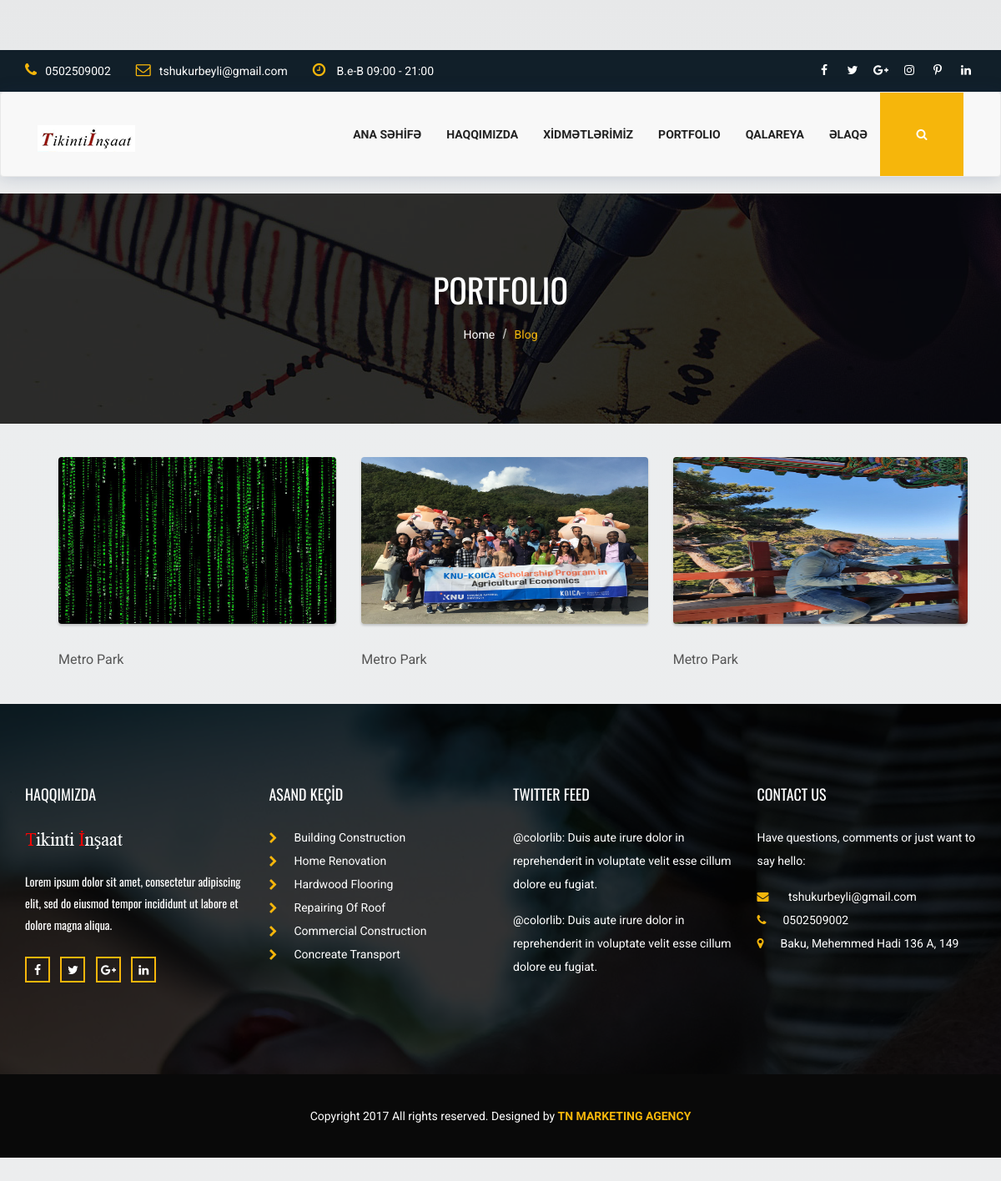
Page /qalereya/ on the committed database.
### tinsaat/models.py (models this page shows, shortened)
class Contact(models.Model):
    adress = models.CharField(max_length=250, db_index=True)
    phone = models.CharField(max_length=250, db_index=True)
    email = models.EmailField(max_length=250, db_index=True)

class Gallery(models.Model):
    title = models.CharField(max_length=150, db_index=True)
    slug = models.SlugField(max_length=150, null=True,
                            blank=True, unique=True, editable=False)
    image = models.ImageField(upload_to='uploads/portfolio')

### tinsaat/views.py (the view)
# urls.py: path('qalereya/', gallery_page, name='gallery_page_url'),
def gallery_page(request):
    contact = Contact.objects.all()
    gallery = Gallery.objects.all()
    context = {
        'contact': contact,
        'gallery': gallery
    }
    return render(request, 'galareya.html', context)

### templates/galareya.html (shortened to what this page needs)
{% extends 'base.html' %}
{% load static %}
{% block content %}
<link rel="stylesheet" href="https://maxcdn.bootstrapcdn.com/bootstrap/3.3.7/css/bootstrap.min.css">
<link rel="stylesheet" href="https://cdnjs.cloudflare.com/ajax/libs/baguettebox.js/1.8.1/baguetteBox.min.css">
<link rel="stylesheet" href="gallery-grid.css">
<link href="{% static 'css/gallery-grid.css' %}" rel="stylesheet">
<section class="banner_area" data-stellar-background-ratio="0.5">
    <h2>Portfolio</h2>
    <ol class="breadcrumb">
        <li><a href="#">Home</a></li>
        <li><a href="#" class="active">Blog</a></li>
    </ol>
</section>
<section class="blog_all">
    <div class="container">
        <div class="tz-gallery">
            {% for img in gallery %}
            <div class="row">
                <div class="col-sm-6 col-md-4">
                    <a class="lightbox" href="{{ img.image.url }}" style="decoration:none">
                        <img src="{{ img.image.url }}" alt="Park" width="200px" height="200px">
                        <p>{{img.title}}</p>
                    </a>
                </div>
                {% endfor %}
            </div>
        </div>
    </div>
</section>
{% endblock %}

### templates/base.html (shortened to what this page needs)
<!DOCTYPE html>
<html lang="en">
{% load static %}
<head>
    <link href="{% static 'css/bootstrap.min.css' %}" rel="stylesheet">
    <link href="{% static 'vendors/animate/animate.css' %}" rel="stylesheet">
    <link rel="stylesheet" href="{% static 'vendors/font-awesome/css/font-awesome.min.css' %}">
    <link rel="stylesheet" type="text/css" href="{% static 'vendors/owl_carousel/owl.carousel.css' %}" media="all">
    <link rel="stylesheet" type="text/css" href="{% static 'css/style.css' %}" media="all" />
</head>
<body>
    <section class="top_header_area">
        <div class="container">
            {% for contact in contact %}
            <ul class="nav navbar-nav top_nav">
                <li><a href="#"><i class="fa fa-phone"></i>{{contact.phone}}</a></li>
                <li><a href="#"><i class="fa fa-envelope-o"></i>{{contact.email}}</a></li>
                <li><a href="#"><i class="fa fa-clock-o"></i> B.e-B 09:00 - 21:00</a></li>
            </ul>
            {% endfor %}
            <ul class="nav navbar-nav navbar-right social_nav">
                <li><a href="#"><i class="fa fa-facebook" aria-hidden="true"></i></a></li>
                <li><a href="#"><i class="fa fa-twitter" aria-hidden="true"></i></a></li>
                <li><a href="#"><i class="fa fa-google-plus" aria-hidden="true"></i></a></li>
                <li><a href="#"><i class="fa fa-instagram" aria-hidden="true"></i></a></li>
                <li><a href="#"><i class="fa fa-pinterest-p" aria-hidden="true"></i></a></li>
                <li><a href="#"><i class="fa fa-linkedin" aria-hidden="true"></i></a></li>
            </ul>
        </div>
    </section>
    <nav class="navbar navbar-default header_aera" id="main_navbar">
        <div class="container">
            <div class="col-md-2 p0">
                <div class="navbar-header">
                    <a class="navbar-brand" href="{% url 'main_page_url' %}"><img src="{% static 'images/logo.png' %}"
                            alt=""></a>
                </div>
            </div>
            <div class="col-md-10 p0">
                <div class="collapse navbar-collapse" id="min_navbar">
                    <ul class="nav navbar-nav navbar-right">
                        <li class="dropdown submenu">
                            <a href="{% url 'main_page_url' %}" class="dropdown-toggle" data-toggle="">ANA SƏHİFƏ</a>
                        </li>
                        <li class="">
                            <a href="{% url 'about_page_url' %}" class="dropdown-toggle" data-toggle="">HAQQIMIZDA</a>
                        </li>
                        <li class="dropdown submenu">
                            <a href="{% url 'services_page_url' %}" class="dropdown-toggle"
                                data-toggle="">XİDMƏTLƏRİMİZ</a>
                        </li>
                        <li><a href="{% url 'portfolio_page_url' %}">Portfolio</a></li>
                        <li class="dropdown submenu">
                            <a href="{% url 'gallery_page_url' %}" class="dropdown-toggle" data-toggle="">Qalareya</a>
                        </li>
                        <li><a href="{% url 'contact_page_url' %}">Əlaqə</a></li>
                        <li><a href="#" class="nav_searchFrom"><i class="fa fa-search"></i></a></li>
                    </ul>
                </div>
            </div>
        </div>
    </nav>
    {% block content %}
    {% endblock %}
    <footer class="footer_area">
        <div class="container">
            <div class="footer_row row">
                <div class="col-md-3 col-sm-6 footer_about">
                    <h2>HAQQIMIZDA</h2>
                    <img src="{% static 'images/footer-logo.png' %}" alt="">
                    <p>Lorem ipsum dolor sit amet, consectetur adipiscing elit, sed do eiusmod tempor incididunt ut
                        labore et dolore magna aliqua.</p>
                    <ul class="socail_icon">
                        <li><a href="#"><i class="fa fa-facebook" aria-hidden="true"></i></a></li>
                        <li><a href="#"><i class="fa fa-twitter" aria-hidden="true"></i></a></li>
                        <li><a href="#"><i class="fa fa-google-plus" aria-hidden="true"></i></a></li>
                        <li><a href="#"><i class="fa fa-linkedin" aria-hidden="true"></i></a></li>
                    </ul>
                </div>
                <div class="col-md-3 col-sm-6 footer_about quick">
                    <h2>ASAND KEÇİD</h2>
                    <ul class="quick_link">
                        <li><a href="#"><i class="fa fa-chevron-right"></i>Building Construction</a></li>
                        <li><a href="#"><i class="fa fa-chevron-right"></i>Home Renovation</a></li>
                        <li><a href="#"><i class="fa fa-chevron-right"></i>Hardwood Flooring</a></li>
                        <li><a href="#"><i class="fa fa-chevron-right"></i>Repairing Of Roof</a></li>
                        <li><a href="#"><i class="fa fa-chevron-right"></i>Commercial Construction</a></li>
                        <li><a href="#"><i class="fa fa-chevron-right"></i>Concreate Transport</a></li>
                    </ul>
                </div>
                <div class="col-md-3 col-sm-6 footer_about">
                    <h2>Twitter Feed</h2>
                    <a href="#" class="twitter">@colorlib: Duis aute irure dolor in reprehenderit in voluptate velit
                        esse cillum dolore eu fugiat.</a>
                    <a href="#" class="twitter">@colorlib: Duis aute irure dolor in reprehenderit in voluptate velit
                        esse cillum dolore eu fugiat.</a>
                </div>
                <div class="col-md-3 col-sm-6 footer_about">
                    <h2>CONTACT US</h2>
                    <address>
                        {% for contact in contact %}
                        <p>Have questions, comments or just want to say hello:</p>
                        <ul class="my_address">
                            <li><a href="#"><i class="fa fa-envelope" aria-hidden="true"></i>
                                    {{contact.email}}</a>
                            </li>
                            <li><a href="#"><i class="fa fa-phone" aria-hidden="true">
                                    </i>{{contact.phone}}</a></li>
                            <li><a href="#"><i class="fa fa-map-marker" aria-hidden="true">
                                    </i>{{ contact.adress }}</a></li>
                        </ul>
                        {% endfor %}
                    </address>
                </div>
            </div>
        </div>
        <div class="copyright_area">
            Copyright 2017 All rights reserved. Designed by <a href="https://www.facebook.com/tnmarketingagency/">TN
                Marketing Agency</a>
        </div>
    </footer>
</body>
</html>

### static/css/gallery-grid.css (style rules this page uses)
body { background-image: linear-gradient(to top, #ecedee 0%, #eceeef 75%, #e7e8e9 100%); min-height: 100vh; font: normal 16px sans-serif; padding: 60px 0; }
.tz-gallery { padding: 40px; }
.tz-gallery .lightbox img { width: 100%; margin-bottom: 30px; transition: 0.2s ease-in-out; box-shadow: 0 2px 3px rgba(0,0,0,0.2); }
.tz-gallery img { border-radius: 4px; }

### rows in the picture
Contact: phone "0502509002", email "tshukurbeyli@gmail.com", adress "Baku, Mehemmed Hadi 136 A, 149"
Gallery: image (picture), title "Metro Park"
Gallery: image (picture), title "Metro Park"
Gallery: image (picture), title "Metro Park"
